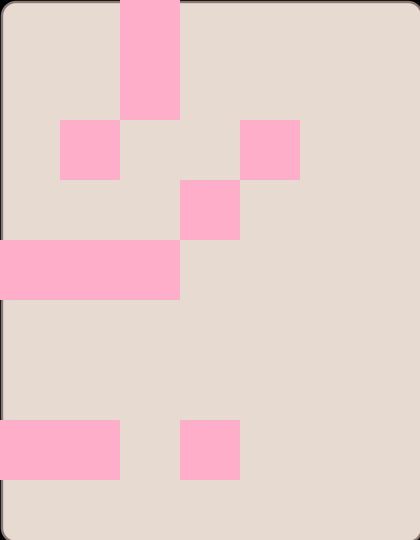

This is a level from a 2D game, rendered from its Tiled map with the project's own tilesets. A one-line summary and the map file follow, with tile-layer data summarised:
An orthogonal 7x9 tile map with 60x60 px tiles, 3 tile layers (background, wall, Items), 3 tilesets and 16 objects (food1, food2, food3, food4, food5, ...).

<map version="1.0" orientation="orthogonal" width="7" height="9" tilewidth="60" tileheight="60">
 <tileset firstgid="1" name="wall" tilewidth="60" tileheight="60">
  <image source="wall.png" width="120" height="120" />
 </tileset>
 <tileset firstgid="5" name="background1" tilewidth="60" tileheight="60">
  <image source="background1.png" width="424" height="544" />
 </tileset>
 <tileset firstgid="68" source="metaset1.tsx" />
 <layer name="background" width="7" height="9">
  <data>[63 cells, 63 non-empty, 63 distinct tile ids]</data>
 </layer>
 <layer name="wall" width="7" height="9">
  <data>[63 cells, 11 non-empty, 2 distinct tile ids]</data>
 </layer>
 <layer name="Items" width="7" height="9">
  <data>[63 cells, 11 non-empty, 1 distinct tile ids]</data>
 </layer>
 <objectgroup name="foods" width="7" height="9">
  <object name="food1" x="62" y="63" width="54" height="53" />
  <object name="food2" x="184" y="5" width="54" height="53" />
  <object name="food3" x="304" y="61" width="54" height="53" />
  <object name="food4" x="364" y="184" width="54" height="53" />
  <object name="food5" x="183" y="242" width="54" height="53" />
  <object name="food6" x="2" y="303" width="54" height="53" />
  <object name="food7" x="2" y="484" width="54" height="53" />
  <object name="food8" x="243" y="483" width="54" height="53" />
  <object name="food9" x="361" y="363" width="54" height="53" />
 </objectgroup>
 <objectgroup name="obstacle" width="7" height="9">
  <object name="obstaclePoint" x="123" y="304" width="54" height="53" />
 </objectgroup>
 <objectgroup name="object" width="7" height="9">
  <object name="character" x="120" y="482" width="59" height="58">
   <ellipse />
  </object>
 </objectgroup>
 <objectgroup name="endPoint" width="7" height="9">
  <object name="counter" x="2" y="4" width="54" height="53" />
 </objectgroup>
 <objectgroup name="items" width="7" height="9">
  <object name="item1" x="121" y="182" width="54" height="53" />
  <object name="item2" x="241" y="183" width="54" height="53" />
  <object name="item3" x="243" y="302" width="54" height="53" />
  <object name="item4" x="305" y="422" width="54" height="53" />
 </objectgroup>
</map>
